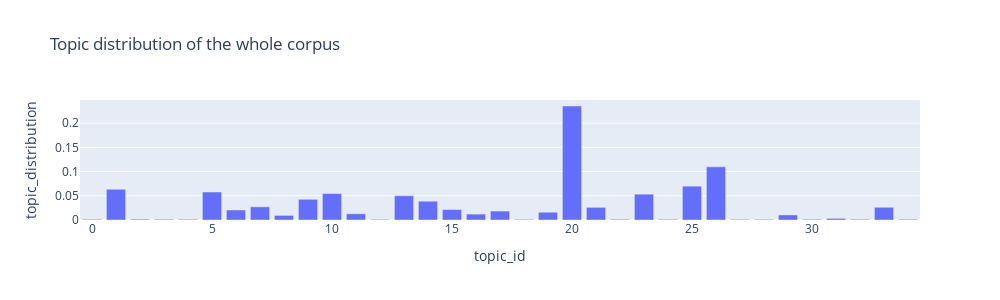

Source (notebook cell):
### Code cell
fig2 = px.bar(topics_distribution, x='topic_id', y='topic_distribution',title='Topic distribution of the whole corpus')
fig2.update_layout(autosize=False, width=1000, height=300)
fig2.show()

### Figure 1 — Plotly figure (JSON) as saved in the notebook; plotly's stock layout.template omitted (floating-point values rounded to 4 significant figures)
{"data": [{"alignmentgroup": "True", "hovertemplate": "topic_id=%{x}<br>topic_distribution=%{y}<extra></extra>", "legendgroup": "", "marker": {"color": "#636efa"}, "name": "", "offsetgroup": "", "orientation": "v", "showlegend": false, "textposition": "auto", "type": "bar", "x": [1, 5, 6, 7, 8, 9, 10, 11, 13, 14, 16, 17, 19, 20, 21, 23, 25, 26, 29, 33, 15, 0, 3, 4, 24, 30, 32, 34, 31, 2, 12, 18, 22, 27, 28], "xaxis": "x", "y": [0.06348, 0.05775, 0.0206, 0.0272, 0.009509, 0.04273, 0.05454, 0.01282, 0.05011, 0.0388, 0.01214, 0.01846, 0.01606, 0.2353, 0.02614, 0.05325, 0.06986, 0.1097, 0.01047, 0.02635, 0.02153, 0.001506, 0.001653, 0.001493, 0.001507, 0.001517, 0.001521, 0.00163, 0.003385, 0.001788, 0.001367, 0.001437, 0.001545, 0.001426, 0.001385], "yaxis": "y"}], "layout": {"autosize": false, "barmode": "relative", "height": 300, "legend": {"tracegroupgap": 0}, "title": {"text": "Topic distribution of the whole corpus"}, "width": 1000, "xaxis": {"anchor": "y", "domain": [0, 1], "title": {"text": "topic_id"}}, "yaxis": {"anchor": "x", "domain": [0, 1], "title": {"text": "topic_distribution"}}}}
